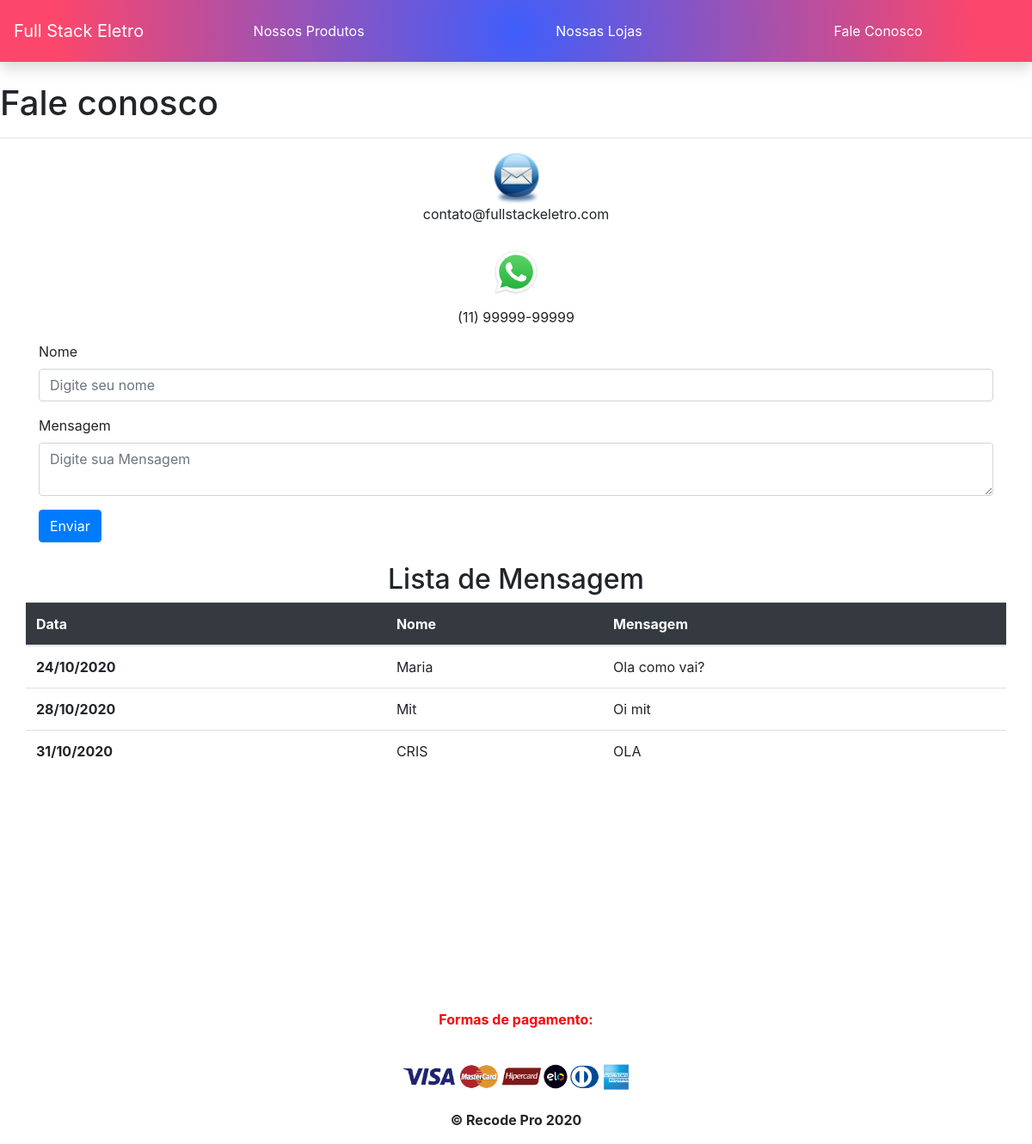
The app's page /fale_conosco.php with its own data.
### tables this page shows
CREATE TABLE `comentarios` (
  `id_comentario` int(11) NOT NULL,
  `nome` varchar(100) NOT NULL,
  `msg` varchar(255) NOT NULL,
  `data` datetime DEFAULT current_timestamp()
);

### fale_conosco.php (the view, shortened to what this page needs)
<?php
  $servername = "localhost";
  $username = "root";
  $password = "";
  $database = "fseletro";
  $conn = mysqli_connect($servername, $username, $password, $database);
?>
<!DOCTYPE html>
<html lang="pt-br">
<head>
  <link rel="stylesheet" href="./css/styles.css" />
  <link rel="stylesheet" href="https://cdn.jsdelivr.net/npm/bootstrap@4.5.3/dist/css/bootstrap.min.css">
</head>
<body>
  <header>
    <h1 class="mt-4">Fale conosco</h1>
  </header>
  <hr/>
  <section class="container-fluid">
    <div class="contato">
      <img class="img-fluid" src="./img/email.png" id="email">
        <p class="">contato@fullstackeletro.com</p>
        <img class="img-fluid" src="./img/whats.svg" id="whats">
        <p class="">(11) 99999-99999</p>
    </div>
  </section>
  <form class="container" method="post">
    <div class="form-group">
      <label for="nome">Nome</label>
      <input type="text" name="nome" class="form-control" id="nome" aria-describedby="nome" placeholder="Digite seu nome">
    </div>
    <div class="form-group">
      <label for="msg">Mensagem</label>
      <textarea type="password" name="msg" class="form-control" id="msg" placeholder="Digite sua Mensagem"></textarea>
    </div>
      <button type="submit" name="submit"  value="Enviar" class="btn btn-primary">Enviar</button>
  </form>
  <h2 class="mt-4 text-center">Lista de Mensagem</h2>
    <table class=" container table">
      <thead class="table-dark">
        <tr>
          <th scope="col">Data</th>
          <th scope="col">Nome</th>
          <th scope="col">Mensagem</th>
        </tr>
      </thead>
      <tbody>
        <tr>
          <?php
            $sql = "select * from comentarios";
            $result = $conn->query($sql);
            if($result->num_rows > 0){
              while($rows = $result->fetch_assoc()){
          ?>
                <th scope="row"><?php echo date('d/m/Y', strtotime($rows['data']));?></th>
                <td scope="row"><?php echo $rows['nome']?></td>
                <td scope="row"><?php echo $rows['msg']?></td>
        </tr>
            <?php
              }
            }else{
              echo "Nenhum comentário ainda!!!";
            }
            ?>
        </tbody>
    </table>
</body>
</html>

### css/styles.css (style rules this page uses)
body { font-family: Arial, Helvetica, sans-serif; }
hr { border: 1px solid #DADADA; width: 100%; }
#email { width: 60px; }
#whats { width: 120px; }
footer #formas_pagamento { color: red; }
footer#rodape { text-align: center; font-weight: bolder; margin-top: 23%; }
footer#rodape img { width: 300px; }
.navbar { background: rgb(63,94,251); background: radial-gradient(circle, rgba(63,94,251,1) 0%, rgba(252,70,107,1) 89%); }
.navbar-nav, .mr-auto { flex: 1; margin: auto !important; display: flex; justify-content: space-around; }
.container-fluid, .contato { text-align: center; }

### records on screen
comentarios: data "24/10/2020", nome "Maria", msg "Ola como vai?"
comentarios: data "28/10/2020", nome "Mit", msg "Oi mit"
comentarios: data "31/10/2020", nome "CRIS", msg "OLA"
